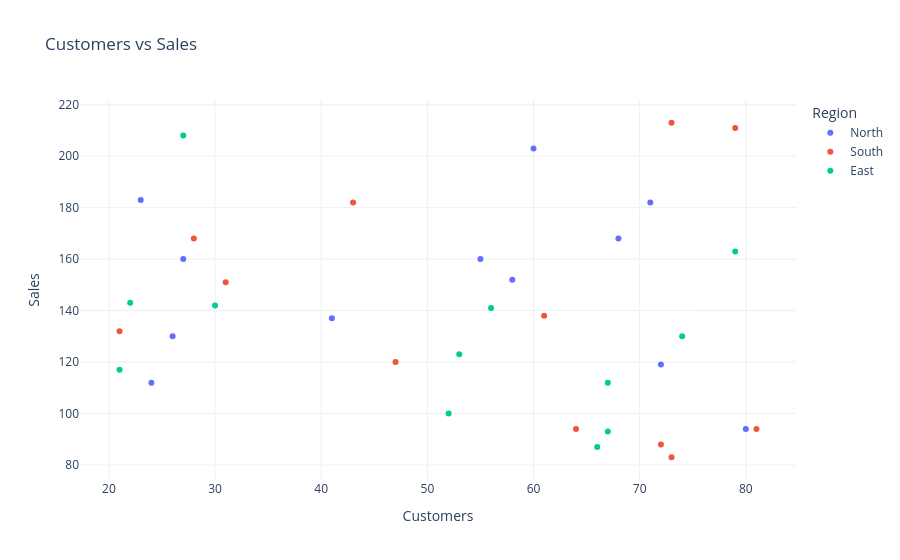

Notebook source saved alongside this figure:
### Markdown cell above
Interpretation

This chart helps answer:

Are most sales values concentrated in one range?

Is the distribution symmetric or skewed?

Are there unusually small or large values?

### Code cell
fig = px.scatter(
    df_plotly,
    x="customers",
    y="sales",
    color="region",
    hover_data=["product", "month_name", "units"],
    title="Customers vs Sales"
)

fig.update_layout(
    xaxis_title="Customers",
    yaxis_title="Sales",
    legend_title="Region"
)

fig.show()

### Figure 1 — Plotly figure (JSON) as saved in the notebook; plotly's stock layout.template omitted (floating-point values rounded to 4 significant figures)
{"data": [{"customdata": [["A", "Jan", 38], ["B", "Jan", 30], ["A", "Feb", 53], ["B", "Feb", 36], ["A", "Mar", 30], ["B", "Mar", 27], ["A", "Apr", 59], ["B", "Apr", 11], ["A", "May", 33], ["B", "May", 38], ["A", "Jun", 44], ["B", "Jun", 51]], "hovertemplate": "region=North<br>customers=%{x}<br>sales=%{y}<br>product=%{customdata[0]}<br>month_name=%{customdata[1]}<br>units=%{customdata[2]}<extra></extra>", "legendgroup": "North", "marker": {"color": "#636efa", "symbol": "circle"}, "mode": "markers", "name": "North", "orientation": "v", "showlegend": true, "type": "scatter", "x": [71, 80, 41, 68, 26, 58, 55, 23, 72, 60, 27, 24], "xaxis": "x", "y": [182, 94, 137, 168, 130, 152, 160, 183, 119, 203, 160, 112], "yaxis": "y"}, {"customdata": [["A", "Jan", 12], ["B", "Jan", 33], ["A", "Feb", 37], ["B", "Feb", 56], ["A", "Mar", 23], ["B", "Mar", 11], ["A", "Apr", 51], ["B", "Apr", 38], ["A", "May", 10], ["B", "May", 33], ["A", "Jun", 16], ["B", "Jun", 43]], "hovertemplate": "region=South<br>customers=%{x}<br>sales=%{y}<br>product=%{customdata[0]}<br>month_name=%{customdata[1]}<br>units=%{customdata[2]}<extra></extra>", "legendgroup": "South", "marker": {"color": "#EF553B", "symbol": "circle"}, "mode": "markers", "name": "South", "orientation": "v", "showlegend": true, "type": "scatter", "x": [43, 21, 61, 81, 79, 72, 73, 73, 64, 28, 47, 31], "xaxis": "x", "y": [182, 132, 138, 94, 211, 88, 213, 83, 94, 168, 120, 151], "yaxis": "y"}, {"customdata": [["A", "Jan", 69], ["B", "Jan", 21], ["A", "Feb", 61], ["B", "Feb", 46], ["A", "Mar", 16], ["B", "Mar", 44], ["A", "Apr", 19], ["B", "Apr", 24], ["A", "May", 33], ["B", "May", 60], ["A", "Jun", 64], ["B", "Jun", 44]], "hovertemplate": "region=East<br>customers=%{x}<br>sales=%{y}<br>product=%{customdata[0]}<br>month_name=%{customdata[1]}<br>units=%{customdata[2]}<extra></extra>", "legendgroup": "East", "marker": {"color": "#00cc96", "symbol": "circle"}, "mode": "markers", "name": "East", "orientation": "v", "showlegend": true, "type": "scatter", "x": [21, 52, 74, 22, 79, 66, 53, 67, 27, 30, 67, 56], "xaxis": "x", "y": [117, 100, 130, 143, 163, 87, 123, 93, 208, 142, 112, 141], "yaxis": "y"}], "layout": {"legend": {"title": {"text": "Region"}, "tracegroupgap": 0}, "title": {"text": "Customers vs Sales"}, "xaxis": {"anchor": "y", "domain": [0, 1], "title": {"text": "Customers"}}, "yaxis": {"anchor": "x", "domain": [0, 1], "title": {"text": "Sales"}}}}
